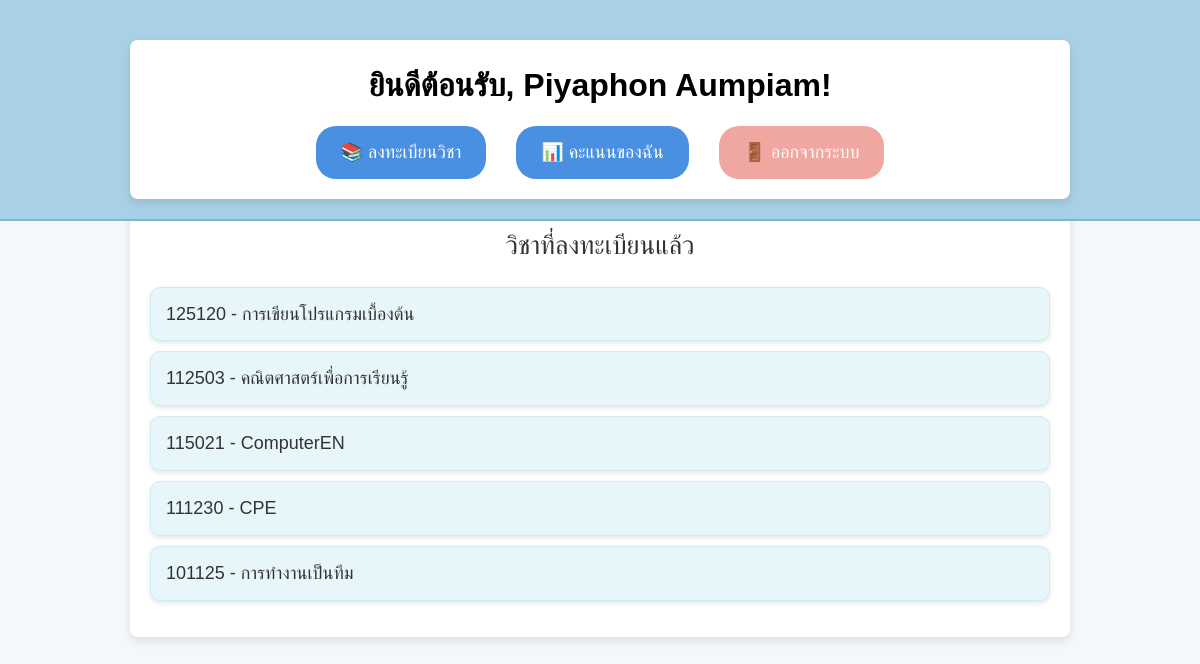
Page /dashboard.php (signed in) on the committed database.
### tables this page shows
CREATE TABLE `courses` (
  `course_id` int(11) NOT NULL,
  `course_name` varchar(100) NOT NULL,
  `course_code` varchar(10) NOT NULL,
  `max_students` int(11) NOT NULL,
  `created_at` timestamp NOT NULL DEFAULT current_timestamp()
);

### dashboard.php (the view, shortened to what this page needs)
<?php
include 'config.php';
$student_id = $_SESSION['student_id'];
$fullname = $_SESSION['fullname'];
$sql = "SELECT c.course_name, c.course_code
        FROM registrations r
        JOIN courses c ON r.course_id = c.course_id
        WHERE r.student_id = ?";
$stmt = $conn->prepare($sql);
$stmt->bind_param("i", $student_id);
$stmt->execute();
$result = $stmt->get_result();
?>
<!DOCTYPE html>
<html lang="th">
<head>
    <link rel="stylesheet" href="style.css">
</head>
<body>
    <header>
        <div class="container">
            <h1 style="color: #000000;">ยินดีต้อนรับ, <?php echo htmlspecialchars($fullname); ?>!</h1>
            <nav>
                <a href="courses.php">📚 ลงทะเบียนวิชา</a>
                <a href="student_grades.php">📊 คะแนนของฉัน</a>
                <a href="logout.php" class="logout">🚪 ออกจากระบบ</a>
            </nav>
        </div>
    </header>
    <main class="container">
        <section class="courses">
            <h2>วิชาที่ลงทะเบียนแล้ว</h2>
            <ul>
                <?php while ($row = $result->fetch_assoc()): ?>
                    <li><?php echo htmlspecialchars($row['course_code']) . " - " . htmlspecialchars($row['course_name']); ?></li>
                <?php endwhile; ?>
            </ul>
        </section>
    </main>
</body>
</html>

### style.css (style rules this page uses)
body { font-family: 'Arial', sans-serif; background-color: #f9f9f9; color: #333; line-height: 1.6; padding-top: 100px; }
.container { width: 90%; margin: 0 auto; max-width: 1200px; padding: 20px; background-color: #fff; box-shadow: 0 8px 16px rgba(0, 0, 0, 0.1); border-radius: 15px; margin-top: 20px; }
header { background-color: #A8D0E6; padding: 20px 0; color: white; position: fixed; top: 0; width: 100%; z-index: 999; border-bottom: 2px solid #7CB7D1; }
header h1 { font-size: 32px; margin: 0; text-align: center; font-weight: 600; }
header nav { display: flex; justify-content: center; margin-top: 15px; }
header nav a { text-decoration: none; color: white; padding: 12px 25px; font-size: 18px; margin: 0 15px; border-radius: 20px; background-color: #4A90E2; transition: background-color 0.3s ease, transform 0.3s ease; }
header nav .logout { background-color: #F1A7A1; }
main { margin-top: 120px; }
.courses h2 { font-size: 26px; color: #333; margin-bottom: 20px; font-weight: 500; }
.courses ul { list-style-type: none; padding-left: 0; margin-top: 20px; }
.courses li { font-size: 18px; padding: 12px 15px; background-color: #E7F6FB; border: 1px solid #D3EAF0; margin-bottom: 8px; border-radius: 10px; transition: background-color 0.3s ease, transform 0.3s ease; }
body { font-family: 'Arial', sans-serif; background-color: #f4f9fc; margin: 0; padding: 0; display: flex; justify-content: center; align-items: center; height: 100vh; }
.container { width: 90%; max-width: 800px; background-color: #ffffff; padding: 30px; border-radius: 10px; box-shadow: 0px 4px 6px rgba(0, 0, 0, 0.1); text-align: center; }
h1 { color: #333; font-size: 2rem; margin-bottom: 20px; }
ul { list-style-type: none; padding: 0; }
li { background-color: #e0f7fa; padding: 15px; margin: 10px 0; border-radius: 8px; display: flex; justify-content: space-between; align-items: center; box-shadow: 0px 2px 5px rgba(0, 0, 0, 0.1); }
a { display: block; margin-top: 20px; color: #007bff; text-decoration: none; font-size: 1rem; }
body { font-family: 'Arial', sans-serif; background-color: #f4f4f4; margin: 0; padding: 0; display: flex; justify-content: center; align-items: center; height: 100vh; }
h1 { color: #333; font-size: 28px; margin-bottom: 30px; font-weight: 600; }
body { font-family: Arial, sans-serif; background-color: #f4f7fc; margin: 0; padding: 0; display: flex; justify-content: center; align-items: center; height: 100vh; }
.container { background-color: #fff; padding: 20px; border-radius: 8px; box-shadow: 0 4px 8px rgba(0, 0, 0, 0.1); width: 80%; max-width: 900px; }
h1 { text-align: center; color: #333; }
h2 { text-align: center; color: #007bff; }
a { display: block; text-align: center; margin-top: 20px; color: #007bff; text-decoration: none; }

### rows in the picture
courses: course_code "125120", course_name "การเขียนโปรแกรมเบื้องต้น"
courses: course_code "112503", course_name "คณิตศาสตร์เพื่อการเรียนรู้"
courses: course_code "115021", course_name "ComputerEN"
courses: course_code "111230", course_name "CPE"
courses: course_code "101125", course_name "การทำงานเป็นทีม"

### other values in the picture
$fullname "Piyaphon Aumpiam"
